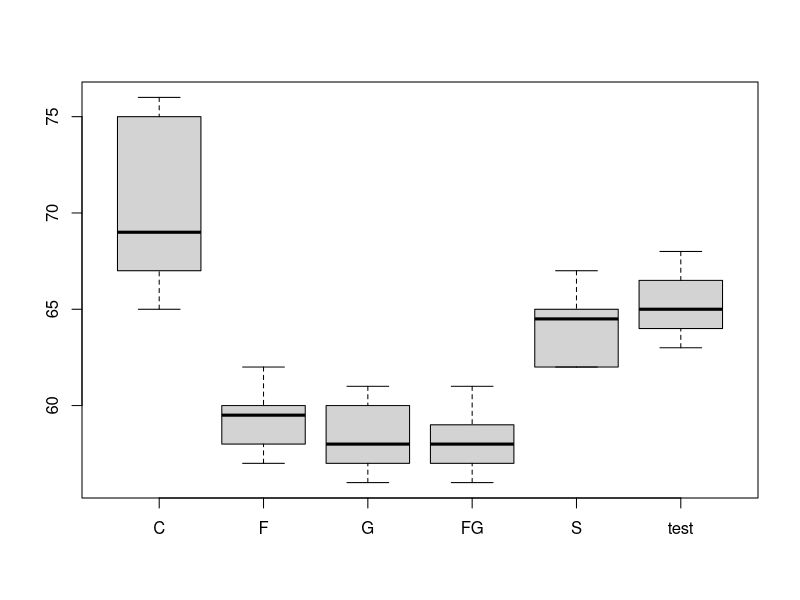

The R script that drew this image:
# Q1:
# The Kruskal Wallis test is a non parametric test, which means that the test doesn't assume your data comes from a particular distribution. 
# The test is the non parametric alternative to the One Way ANOVA and is used when the assumptions for ANOVA aren't met (like the assumption of normality). 
# It is sometimes called the one-way ANOVA on ranks, as the ranks of the data values are used in the test rather than the actual data points.
# The test determines whether the medians of two or more groups are different. 
# The hypotheses for the test are:
#H0: population medians are equal.
#H1: population medians are not equal.

# Sample question: A shoe company wants to know if three groups of workers have different salaries:
# Women: 23K, 41K, 54K, 66K, 78K
# Men: 45K, 55K, 60K, 70K, 72K
# Minorities: 18K, 30K, 34K, 40K, 44K
# 
# Step 1: Sort the data for all groups/samples into ascending order in one combined set.
# 18K
# 23K
# 30K
# 34K
# 40K
# 41K
# 44K
# 45K
# 54K
# 55K
# 60K
# 66K
# 70K
# 72K
# 78K
# 
# Step 2: Assign ranks to the sorted data points. Give tied values the average rank.
# 18K 1
# 23K 2
# 30K 3
# 34K 4
# 40K 5
# 41K 6
# 44K 7
# 45K 8
# 54K 9
# 55K 10
# 60K 11
# 66K 12
# 70K 13
# 72K 14
# 78K 15
# 
# Step 3: Add up the different ranks for each group/sample.
# Women: 23K, 41K, 54K, 66K, 90K = 2 + 6 + 9 + 12 + 15 = 44
# Men: 45K, 55K, 60K, 70K, 72K, 78K = 8 + 10 + 11 + 13 + 14 + 15 = 56
# Minorities: 18K, 30K, 34K, 40K, 44K = 1 + 3 + 4 + 5 + 7 = 20
# 
# Step 4: Calculate the test statistic:
# H = [(12/n(n + 1))sum(Tj^2/nj)] - 3(n + 1)
# 
# 
# Where:
#   
# n = sum of sample sizes for all samples,
# c = number of samples,
# Tj = sum of ranks in the jth sample,
# nj = size of the jth sample.
# h-test-2
# H = [(12/15(15 + 1)){44^2/5 + 56^2/5 + 20^2/5}] - 3(15 + 1)
# 
# 
# H = 6.72
# 
# Step 5: Find the critical chi-square value. With an alpha level of .05, the critical chi square value is 9.4877.
# 
# Step 5: Compare the H value from Step 4 to the critical chi-square value from Step 5.
# 
# If the critical chi-square value is less than the test statistic, reject the null hypothesis that the medians are equal.
# 
# The chi-square value is not less than the test statistic, so there is not enough evidence to suggest that the means are unequal.


kruskal.test(Ozone ~ Month, data = airquality) 
# At .05 significance level, we conclude that the monthly ozone density in New York 
# from May to September 1973 are nonidentical populations.


# Q2:
# Pearson r correlation: 
# Pearson r correlation is the most widely used correlation statistic to measure 
# the degree of the relationship between linearly related variables.  
# For example, in the stock market, if we want to measure how two stocks are related to each other, 
# Pearson r correlation is used to measure the degree of relationship between the two.  
# The Point-biserial correlation is conducted with the Pearson correlation formula 
# except that one of the variables is dichotomous.  
# The following formula is used to calculate the Pearson r correlation:
# pearson r correlation

# r = (N * sum(xy) - sum((x)(y)))/(sqrt([N * sum(x^2) - sum((x^2))][N * sum(y^2) - sum((y^2))]))
# 
# r = Pearson r correlation coefficient
# N = number of value in each data set
# sum(xy) = sum of the products of paired scores
# sum(x) = sum of x scores
# Sum(y) = sum of y scores
# sum(x^2) = sum of squared x scores
# sum(y^2) = sum of squared y scores
# Types of research questions a Pearson correlation can examine:
# Is there a statistically significant relationship between age, as measured in years, and height, measured in inches?
# Is there a relationship between temperature, measure in degree Fahrenheit, and ice cream sales, measured by income?
# Is there a relationship among job satisfaction, as measured by the JSS, and income, measured in dollars?
# Assumptions
# For the Pearson r correlation, both variables should be normally distributed (normally distributed variables have a bell-shaped curve). 
# Other assumptions include linearity and homoscedasticity.  Linearity assumes a straight line relationship between each of the variables in the analysis and homoscedasticity assumes that data is normally distributed about the regression line.

English = c(56,	75,	45,	71,	62,	64,	58,	80,	76,	61)
Math    = c(66, 70, 40, 60, 65, 56, 59, 77, 67, 63)

cor.test(English, Math, method = "pearson")

# Spearman rank correlation: Spearman rank correlation is a non-parametric test that is used to measure the degree of association between two variables.  
# It was developed by Spearman, thus it is called the Spearman rank correlation.  
# Spearman rank correlation test does not assume any assumptions about the distribution of the data and is the appropriate correlation analysis when the variables are measured on a scale that is at least ordinal.
# The following formula is used to calculate the Spearman rank correlation:
#   spearman rank correlation

# P = 1 - 6sum(di^2)/(n(n^2 - 1))
# P = Spearman rank correlation
# di = the difference between the ranks of corresponding values Xi and Yi
# n = number of value in each data set
# Questions Spearman Correlation Answers
# Is there a statistically significant relationship between participants' responses to two Likert scales questions?
# Is there a statistically significant relationship between how the horses rank in the race and the horses' ages?
# Assumptions
# Spearman rank correlation test does not make any assumptions about the distribution.  
# The assumptions of Spearman rho correlation are that data must be at least ordinal and scores on one variable must be montonically related to the other variable.

cor.test(English, Math, method = "spearman")


# Q3:
diets = data.frame(C = c(75, 67, 70, 75, 65, 71, 67, 67, 76, 68), 
                      F = c(57, 58, 60, 59, 62, 60, 60, 57, 59, 61),
                      G = c(58, 61, 56, 58, 57, 56, 61, 60, 57, 58),
                      FG = c(58, 59, 58, 61, 57, 56, 58, 57, 57, 59),
                      S = c(62, 66, 65, 63, 64, 62, 65, 65, 62, 67),
                      test = c(63, 64, 66, 65, 67, 68, 64, NA, NA, NA))
kruskal.test(diets)
boxplot(diets)


# Q4:
amphibians = data.frame(count = c(2, 48, 40, 3, 120, 81, 2, 16, 36, 7, 21, 17, 2, 14, 17),
               month = c(1, 1, 1, 2, 2, 2, 3, 3, 3, 4, 4, 4, 5, 5, 5),
               year = c(2004, 2005, 2006, 2004, 2005, 2006, 2004, 2005, 2006, 2004, 2005, 2006, 2004, 2005, 2006))

# Friedman's test is a non-parametric test for finding differences in treatments across multiple attempts. 
# Nonparametric means the test doesn't assume your data comes from a particular distribution (like the normal distribution). 
# Basically, it's used in place of the 2-way ANOVA test when you don't know the distribution of your data.

# Friedman's test is an extension of the sign test, used when there are multiple treatments. 
# In fact, if there are only two treatments the two tests are identical.

friedman.test(amphibians$count, amphibians$year, amphibians$month)

#or 
friedman.test(count ~ year | month, data= amphibians)

